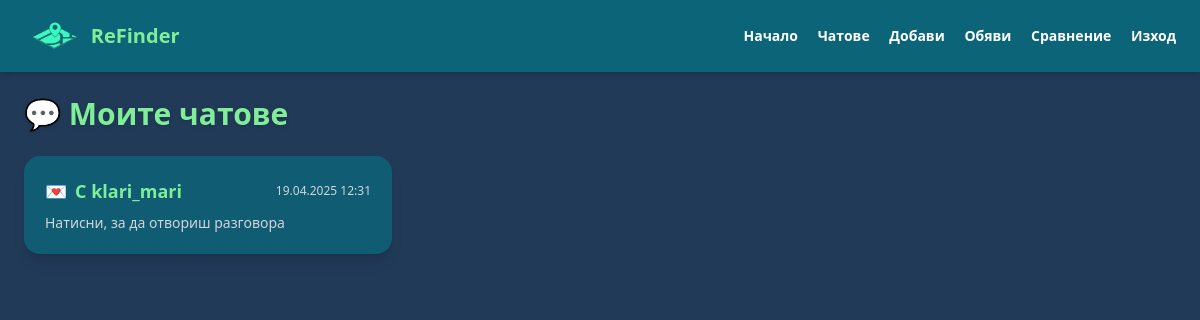
Page /chat/ (signed in) on the earlier database version.
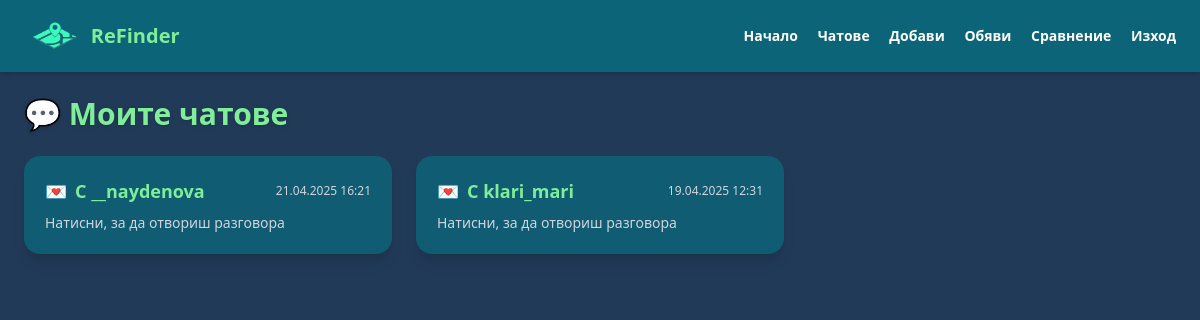
Same page on the later database version.
### ReFinds/models.py (models this page shows, shortened)
class Chat(models.Model):
    participants = models.ManyToManyField(User)
    created_at = models.DateTimeField(auto_now_add=True)

### ReFinds/views.py (the view)
# urls.py: path('chat/', views.chat_list, name='chat_list'),
@login_required
def chat_list(request):
    chats = Chat.objects.filter(participants=request.user).order_by('-created_at')
    chat_data = [
        {'chat': chat, 'other_user': chat.participants.exclude(id=request.user.id).first()}
        for chat in chats
    ]
    return render(request, 'chat_list.html', {'chat_data': chat_data})

### ReFinds/templates/chat_list.html (shortened to what this page needs)
<!DOCTYPE html>
{% load static %}
<html lang="bg">
<head>
  <script src="https://cdn.tailwindcss.com"></script>
</head>
<body class="bg-[#213A58] text-white min-h-screen flex flex-col">
  <nav class="flex justify-between items-center px-6 py-4 bg-[#0C6478] shadow-md">
    <div class="flex items-center gap-2">
      <img src="{% static 'logo-removebg-preview.png' %}" alt="ReFinder Logo" class="h-10">
      <span class="text-xl font-bold text-[#80EE98]">ReFinder</span>
    </div>
    <div class="space-x-4 text-sm font-semibold">
      <a href="{% url 'home' %}" class="hover:text-[#80EE98]">Начало</a>
      <a href="{% url 'chat_list' %}" class="hover:text-[#80EE98]">Чатове</a>
      <a href="{% url 'listing' %}" class="hover:text-[#80EE98]">Добави</a>
      <a href="{% url 'ad_list' %}" class="hover:text-[#80EE98]">Обяви</a>
      <a href="{% url 'image_search' %}" class="hover:text-[#80EE98]" >Сравнение</a>
      <a href="{% url 'logout' %}" class="hover:text-[#80EE98]">Изход</a>
    </div>
  </nav>
  <div class="px-6 py-6">
    <h1 class="text-3xl font-bold text-[#80EE98] mb-6 drop-shadow">💬 Моите чатове</h1>
    {% if chat_data %}
      <ul class="grid grid-cols-1 md:grid-cols-2 lg:grid-cols-3 gap-6">
        {% for item in chat_data %}
          <li>
            <a href="{% url 'chat_detail' item.chat.id %}" class="block bg-[#0C6478]/80 hover:bg-[#15919B]/80 transition-all p-5 rounded-2xl shadow-lg border border-transparent hover:border-[#80EE98]">
              <div class="flex items-center justify-between mb-2">
                <div class="text-lg font-semibold text-[#80EE98] flex items-center gap-2">
                  💌 <span>С <strong>{{ item.other_user.username }}</strong></span>
                </div>
                <span class="text-xs text-gray-300">{{ item.chat.created_at|date:"d.m.Y H:i" }}</span>
              </div>
              <p class="text-sm text-gray-300">Натисни, за да отвориш разговора</p>
            </a>
          </li>
        {% endfor %}
      </ul>
    {% else %}
      <p class="text-gray-300 text-lg italic">Нямаш активни разговори. 🤷‍♂️</p>
    {% endif %}
  </div>
</body>
</html>

Differences in the rows shown:
added Chat: other_user.username "__naydenova", chat.created_at "21.04.2025 16:21"
